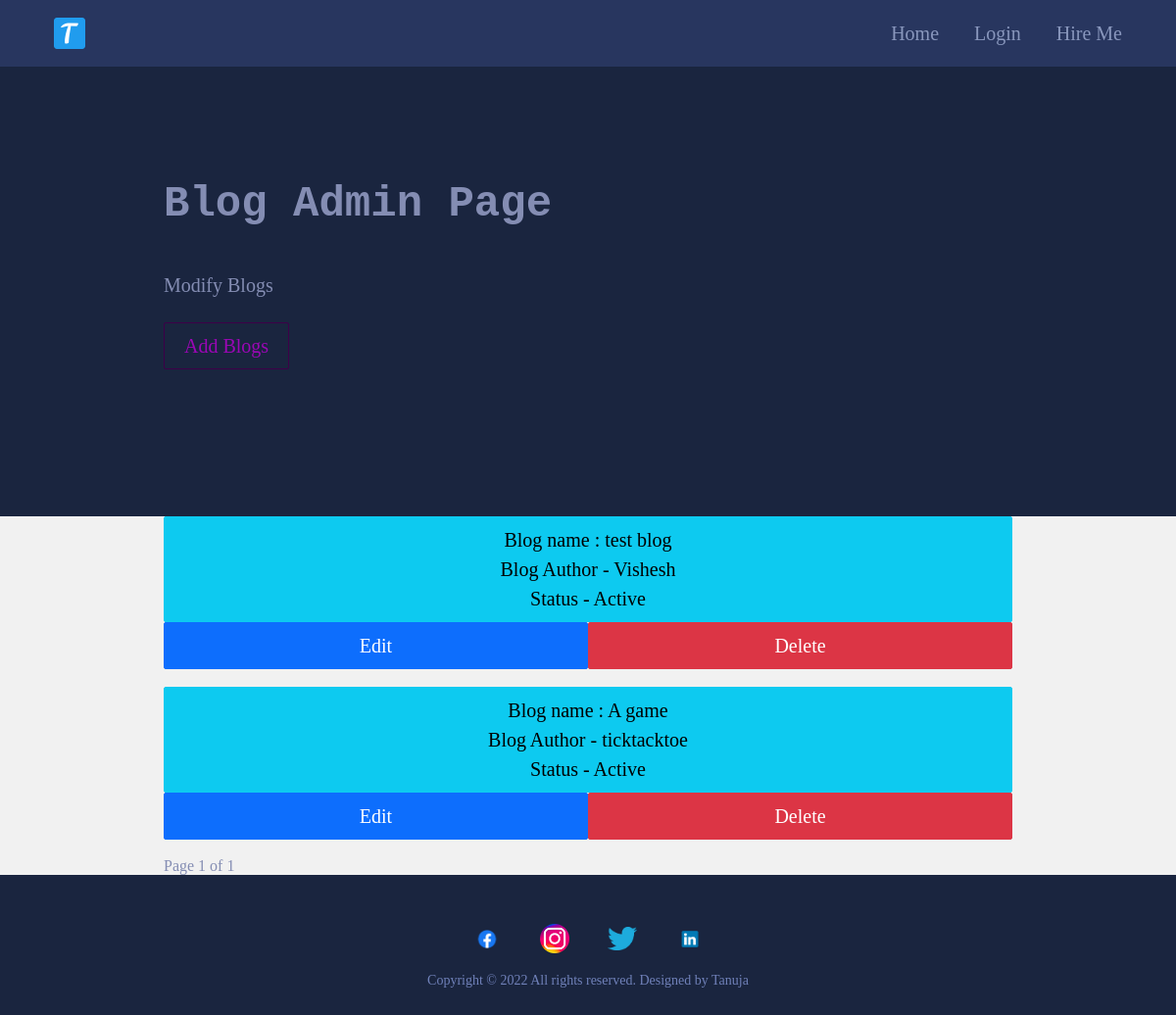
The app's page /allblogs/, older data.
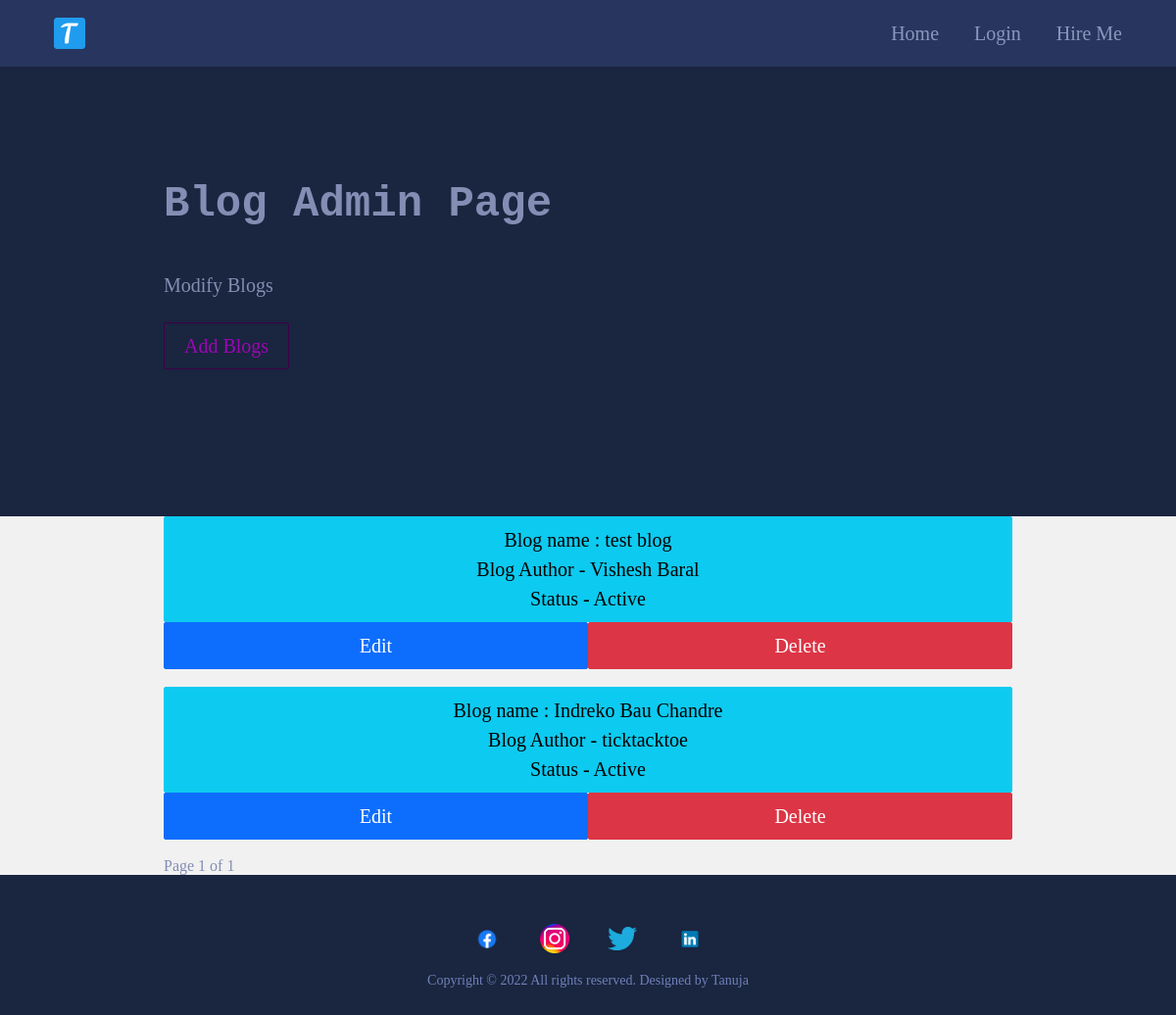
The same page, newer data.
### main/models.py (models this page shows, shortened)
class Blog(models.Model):
    class Meta:
        verbose_name_plural = 'Blog Profiles'
        verbose_name = 'Blog'
        ordering = ["timestamp"]
    timestamp = models.DateTimeField(auto_now_add=True)
    author = models.CharField(max_length=200, blank=True, null=True)
    name = models.CharField(max_length=200, blank=True, null=True)
    description = models.CharField(max_length=500, blank=True, null=True)
    body = RichTextField(blank=True, null=True)
    slug = models.SlugField(null=True, blank=True)
    image = models.ImageField(blank=True, null=True, upload_to="blog")
    is_active = models.BooleanField(default=True)

### main/views.py (the view)
# urls.py: path('allblogs/',views.allBlogsView.as_view(),name="allblogs"),
class allBlogsView(generic.ListView):
	model = Blog
	template_name = "main/allblogs.html"
	paginate_by = 2

### cv/context_processors.py (called while the page is built)
def project_context(request):
	context = {
		'me': User.objects.first(),
	}
	return context

### main/templates/main/allblogs.html (shortened to what this page needs)
{% extends 'main/base.html' %}
{% load static %}
{% block content %}
    <section>
      <div class="innerPageBannerCol">
        <div class="container">
          <div class="row g-4 g-md-3  align-items-center">
            <div class="col-md-6">
              <div class="bannerContent">
                <h1 class="xlTitle pb-md-3">Blog Admin Page</h1><br>
                <h5 >Modify Blogs</h5><br>
                <a href="{%url 'main:addBlogs'%}" class="btn btnOutline">Add Blogs</a>
              </div>
            </div>
          </div>
        </div>
      </div>
    </section>
    <section>
      <div class="lightBg">
        <div class="container">
          <ul>
            {% for item in object_list %}
             <li><a href="" class="btn btn-info col col-12"> Blog name : {{item.name}}
               <br>
               Blog Author - {{item.author}}<br>
                {% if item.is_active%}
                  Status - Active
                {%else%}
                  Status - Inactive
                {%endif%}</a></li>
                <li>
                  <div class="container">
                    <div class="row">
                  <a href="{%url 'main:updateBlog' item.pk %}" class="btn btn-primary col col-6">Edit</a>
                  <a href="{%url 'main:deleteBlog' item.pk%}" class="btn btn-danger col col-6">Delete</a>
                    </div>
                  </div>
                </li>
              <br>
            {%endfor%}
        </ul>
        <nav aria-label="Page navigation example">
          <div>
            Page {{page_obj.number }} of {{page_obj.paginator.num_pages}}
          </div>
          </nav>
        </div>
      </div>
    </section>
    {%endblock%}

Row changes from the older to the newer data that the page shows:
removed Blog: name "A game", author "ticktacktoe", is_active "Status - Active"
changed Blog "test blog": author "Vishesh" → "Vishesh Baral"
added Blog: name "Indreko Bau Chandre", author "ticktacktoe", is_active "Status - Active"
